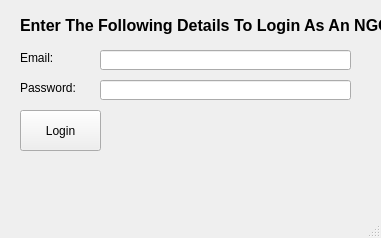
<?xml version="1.0" encoding="UTF-8"?>
<ui version="4.0">
 <class>NGOScreen</class>
 <widget class="QMainWindow" name="NGOScreen">
  <property name="geometry">
   <rect>
    <x>0</x>
    <y>0</y>
    <width>381</width>
    <height>238</height>
   </rect>
  </property>
  <property name="windowTitle">
   <string>NGO Login</string>
  </property>
  <widget class="QWidget" name="centralwidget">
   <widget class="QLabel" name="label">
    <property name="geometry">
     <rect>
      <x>20</x>
      <y>30</y>
      <width>47</width>
      <height>13</height>
     </rect>
    </property>
    <property name="text">
     <string/>
    </property>
   </widget>
   <widget class="QLabel" name="label_2">
    <property name="geometry">
     <rect>
      <x>20</x>
      <y>10</y>
      <width>451</width>
      <height>31</height>
     </rect>
    </property>
    <property name="font">
     <font>
      <pointsize>12</pointsize>
      <weight>75</weight>
      <bold>true</bold>
     </font>
    </property>
    <property name="text">
     <string>Enter The Following Details To Login As An NGO:</string>
    </property>
   </widget>
   <widget class="QLabel" name="label_3">
    <property name="geometry">
     <rect>
      <x>20</x>
      <y>50</y>
      <width>91</width>
      <height>16</height>
     </rect>
    </property>
    <property name="text">
     <string>Email:</string>
    </property>
   </widget>
   <widget class="QLabel" name="label_4">
    <property name="geometry">
     <rect>
      <x>20</x>
      <y>80</y>
      <width>81</width>
      <height>16</height>
     </rect>
    </property>
    <property name="text">
     <string>Password:</string>
    </property>
   </widget>
   <widget class="QLineEdit" name="ngoEmail">
    <property name="geometry">
     <rect>
      <x>100</x>
      <y>50</y>
      <width>251</width>
      <height>20</height>
     </rect>
    </property>
   </widget>
   <widget class="QLineEdit" name="ngoPassword">
    <property name="geometry">
     <rect>
      <x>100</x>
      <y>80</y>
      <width>251</width>
      <height>20</height>
     </rect>
    </property>
   </widget>
   <widget class="QPushButton" name="ngoLoginBtn">
    <property name="geometry">
     <rect>
      <x>20</x>
      <y>110</y>
      <width>81</width>
      <height>41</height>
     </rect>
    </property>
    <property name="text">
     <string>Login</string>
    </property>
   </widget>
  </widget>
  <widget class="QMenuBar" name="menubar">
   <property name="geometry">
    <rect>
     <x>0</x>
     <y>0</y>
     <width>381</width>
     <height>36</height>
    </rect>
   </property>
  </widget>
  <widget class="QStatusBar" name="statusbar"/>
 </widget>
 <resources/>
 <connections/>
</ui>
